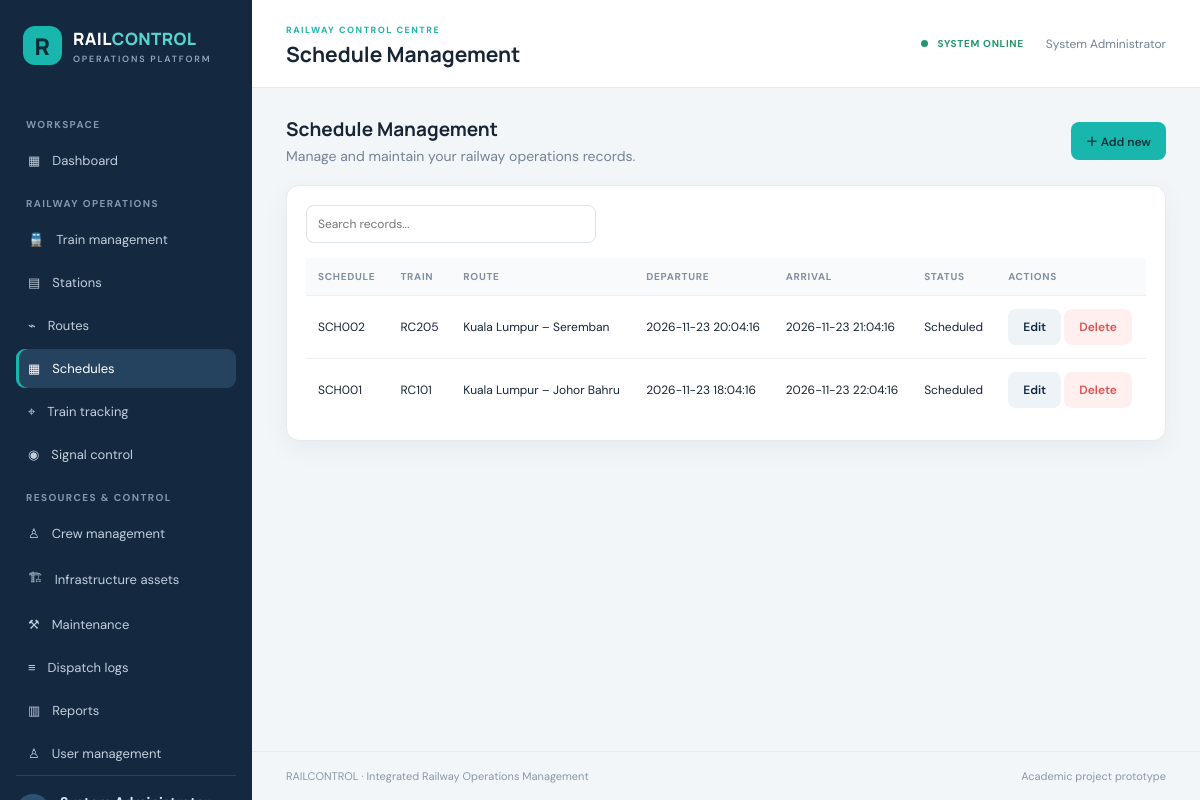
Screenshot of /schedules/index.php (signed in) with the database file from the repository.
### tables this page shows
CREATE TABLE schedules (
  id INT AUTO_INCREMENT PRIMARY KEY,
  schedule_code VARCHAR(20) NOT NULL UNIQUE,
  train_id INT NOT NULL,
  route_id INT NOT NULL,
  departure_time DATETIME NOT NULL,
  arrival_time DATETIME NOT NULL,
  schedule_status ENUM('Scheduled','Boarding','Departed','Arrived','Delayed','Cancelled') NOT NULL DEFAULT 'Scheduled',
  FOREIGN KEY (train_id) REFERENCES trains(id),
  FOREIGN KEY (route_id) REFERENCES routes(id)
);

CREATE TABLE trains (
  id INT AUTO_INCREMENT PRIMARY KEY,
  train_code VARCHAR(20) NOT NULL UNIQUE,
  train_name VARCHAR(100) NOT NULL,
  train_type ENUM('Passenger','Freight','Maintenance') NOT NULL DEFAULT 'Passenger',
  capacity INT NOT NULL DEFAULT 0,
  status ENUM('Available','In Service','Under Maintenance','Out of Service') NOT NULL DEFAULT 'Available',
  created_at TIMESTAMP DEFAULT CURRENT_TIMESTAMP
);

CREATE TABLE routes (
  id INT AUTO_INCREMENT PRIMARY KEY,
  route_code VARCHAR(20) NOT NULL UNIQUE,
  route_name VARCHAR(120) NOT NULL,
  origin_station_id INT NOT NULL,
  destination_station_id INT NOT NULL,
  distance_km DECIMAL(8,2) NOT NULL DEFAULT 0,
  status ENUM('Active','Suspended') NOT NULL DEFAULT 'Active',
  FOREIGN KEY (origin_station_id) REFERENCES stations(id),
  FOREIGN KEY (destination_station_id) REFERENCES stations(id)
);

### config/app.php (called while the page is built, shortened)
<?php
function e($value): string
{
    return htmlspecialchars(
        (string) $value,
        ENT_QUOTES,
        'UTF-8'
    );
}
function current_user(): array
{
    return $_SESSION['user'] ?? [];
}
function can_manage(): bool
{
    return in_array(
        current_user()['role'] ?? '',
        [
            'Administrator',
            'Dispatcher',
            'Engineer'
        ],
        true
    );
}

### schedules/index.php (the view, shortened to what this page needs)
<?php
require_once __DIR__ . '/../config/app.php';
$action = $_GET['action'] ?? 'list';
$error = '';
$rows = $pdo->query(
    "SELECT
        s.*,
        t.train_code,
        r.route_name
     FROM schedules s
     JOIN trains t
        ON s.train_id = t.id
     JOIN routes r
        ON s.route_id = r.id
     ORDER BY s.departure_time DESC"
)->fetchAll();
$record = null;
require __DIR__ . '/../includes/header.php';
?>
<div class="page-intro">
    <div>
        <h2>Schedule Management</h2>
        <p>
            Manage and maintain your railway operations records.
        </p>
    </div>
    <?php if ($action === 'list' && can_manage()): ?>
        <a class="btn btn-primary" href="?action=create">
            ＋ Add new
        </a>
    <?php endif; ?>
</div>
<?php if ($action === 'create' || $action === 'edit'): ?>
    <section class="card" style="max-width:850px">
        <h3 class="section-title">
            <?= $action === 'edit' ? 'Edit record' : 'Create new record' ?>
        </h3>
        <?php if ($error): ?>
            <div class="alert">
                <?= e($error) ?>
            </div>
        <?php endif; ?>
        <form method="post">
            <input
                type="hidden"
                name="mode"
                value="<?= $action === 'edit' ? 'update' : 'create' ?>"
            >
            <div class="form-grid">
                <div class="field">
                    <label>SCHEDULE CODE</label>
                    <input
                        type="text"
                        name="schedule_code"
                        value="<?= e($record['schedule_code'] ?? '') ?>"
                        required
                    >
                </div>
                <div class="field">
                    <label>TRAIN ID</label>
                    <input
                        type="number"
                        name="train_id"
                        value="<?= e($record['train_id'] ?? '') ?>"
                        required
                    >
                </div>
                <div class="field">
                    <label>ROUTE ID</label>
                    <input
                        type="number"
                        name="route_id"
                        value="<?= e($record['route_id'] ?? '') ?>"
                        required
                    >
                </div>
                <div class="field">
                    <label>DEPARTURE DATE AND TIME</label>
                    <input
                        type="datetime-local"
                        name="departure_time"
                        value="<?= e($record['departure_time'] ?? '') ?>"
                        required
                    >
                </div>
                <div class="field">
                    <label>ARRIVAL DATE AND TIME</label>
                    <input
                        type="datetime-local"
                        name="arrival_time"
                        value="<?= e($record['arrival_time'] ?? '') ?>"
                        required
                    >
                </div>
            </div>
            <div class="form-actions">
                <button class="btn btn-primary">
                    Save record
                </button>
                <a class="btn btn-light" href="index.php">
                    Cancel
                </a>
            </div>
        </form>
    </section>
<?php else: ?>
    <section class="card">
        <div class="toolbar">
            <input
                class="search"
                id="tableSearch"
                placeholder="Search records..."
                oninput="filterTable()"
            >
        </div>
        <div class="table-wrap">
            <table id="dataTable">
                <tr>
                    <th>Schedule</th>
                    <th>Train</th>
                    <th>Route</th>
                    <th>Departure</th>
                    <th>Arrival</th>
                    <th>Status</th>
                    <th>Actions</th>
                </tr>
                <?php foreach ($rows as $row): ?>
                    <tr>
                        <td>
                            <?= e($row['schedule_code'] ?? '') ?>
                        </td>
                        <td>
                            <?= e($row['train_code'] ?? '') ?>
                        </td>
                        <td>
                            <?= e($row['route_name'] ?? '') ?>
                        </td>
                        <td>
                            <?= e($row['departure_time'] ?? '') ?>
                        </td>
                        <td>
                            <?= e($row['arrival_time'] ?? '') ?>
                        </td>
                        <td>
                            <?= e($row['schedule_status'] ?? '') ?>
                        </td>
                        <td>
                            <?php if (can_manage()): ?>
                                <a
                                    class="btn btn-light"
                                    href="?action=edit&id=<?= (int)$row['id'] ?>"
                                >
                                    Edit
                                </a>
                                <form
                                    method="post"
                                    action="?action=delete&id=<?= (int)$row['id'] ?>"
                                    style="display:inline"
                                    onsubmit="return confirm('Delete this record?')"
                                >
                                    <button class="btn btn-danger">
                                        Delete
                                    </button>
                                </form>
                            <?php else: ?>
                                <span class="badge">
                                    View only
                                </span>
                            <?php endif; ?>
                        </td>
                    </tr>
                <?php endforeach; ?>
            </table>
        </div>
    </section>
<?php endif; ?>
<?php
require __DIR__ . '/../includes/footer.php';
?>

### assets/css/style.css (style rules this page uses)
:root { --navy:#14283f;--navy2:#1d3854;--teal:#19b6ad;--bg:#f3f6f9;--white:#fff;--ink:#182536;--muted:#748296;--line:#e4eaf0;--red:#d9534f;--amber:#e5a32c;--green:#21976b;--shadow:0 8px 24px rgba(24,45,70,.06) }
* { box-sizing:border-box }
body { margin:0;background:var(--bg);color:var(--ink);font:14px 'DM Sans',sans-serif }
.page-intro { display:flex;justify-content:space-between;align-items:center;margin-bottom:20px }
.page-intro p { color:var(--muted);margin:5px 0 0 }
.page-intro h2 { font:700 19px Manrope;margin:0 }
.btn { border:0;border-radius:8px;padding:10px 15px;background:var(--navy2);color:white;text-decoration:none;font:600 12px 'DM Sans';cursor:pointer;display:inline-flex;align-items:center;gap:7px }
.btn-primary { background:var(--teal);color:#07333a }
.btn-light { background:#edf3f7;color:var(--navy) }
.btn-danger { background:#fff0ef;color:var(--red) }
.card { background:#fff;border:1px solid var(--line);border-radius:13px;padding:19px;box-shadow:var(--shadow);margin-bottom:18px }
.table-wrap { overflow-x:auto }
table { border-collapse:collapse;width:100%;min-width:650px }
th { text-align:left;font-size:10px;letter-spacing:.7px;text-transform:uppercase;color:#8290a0;background:#f8fafc;padding:12px }
td { padding:13px 12px;border-top:1px solid #edf1f5;font-size:12px }
.toolbar { display:flex;gap:10px;align-items:center;margin-bottom:15px;flex-wrap:wrap }
.search { max-width:290px }
.field input,.field select,.field textarea,.toolbar input,.toolbar select { width:100%;border:1px solid #dce4eb;border-radius:8px;padding:10px 11px;background:white;font:12px 'DM Sans';color:var(--ink) }

### rows the page displays
schedules: schedule_code "SCH002", train.train_code "RC205", route.route_name "Kuala Lumpur – Seremban", departure_time "2026-11-23 20:04:16", arrival_time "2026-11-23 21:04:16", schedule_status "Scheduled"
schedules: schedule_code "SCH001", train.train_code "RC101", route.route_name "Kuala Lumpur – Johor Bahru", departure_time "2026-11-23 18:04:16", arrival_time "2026-11-23 22:04:16", schedule_status "Scheduled"

### other values shown
$pageTitle "Schedule Management"
current_user()['full_name'] "System Administrator"
